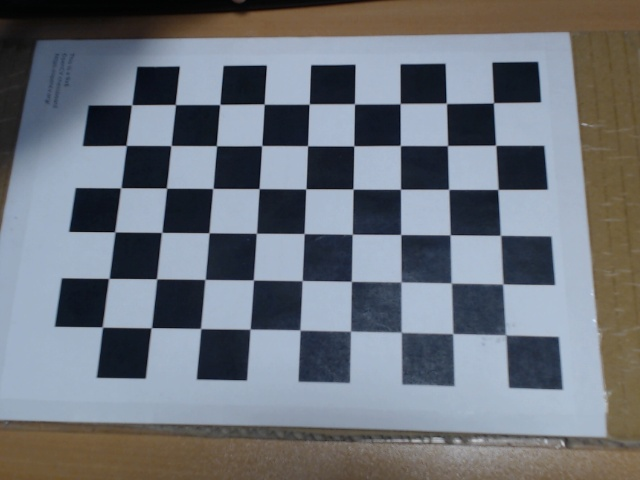
#> input picture HW3/practical_part/practical_part/completed/calibration_data/1.jpeg, 640 x 480 px, found by its file name
$ python Poisk.py
#> lines starting #> are read from the running program, lines starting #| are printed output that depends on the picture
import cv2

img = cv2.imread(r"C:\Users\Semen\Downloads\practical_part\practical_part\completed\calibration_data\1.jpeg")
#> img is the input picture: shape (480, 640, 3); mean B, G, R 123, 115.3, 109.9
gray = cv2.cvtColor(img, cv2.COLOR_BGR2GRAY)
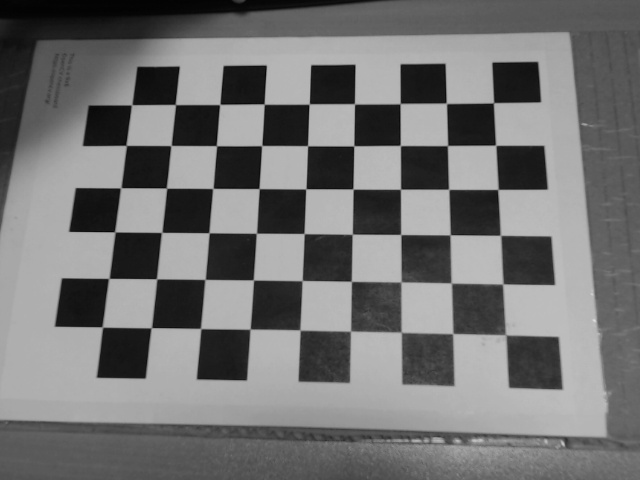
#> gray: shape (480, 640); min 2, max 224, mean 114.6

sizes_to_test = [
    (7, 5), (5, 7),
    (8, 5), (5, 8),
    (8, 6), (6, 8),
    (9, 6), (6, 9),
    (9, 5), (5, 9)
]

for size in sizes_to_test:
    found, corners = cv2.findChessboardCorners(gray, size, None)
    print(size, "->", found)
#> this loop made 10 passes
#> found on passes 1 to 10: False, False, False, False, False, False, True, True, False, False
#| (7, 5) -> False
#| (5, 7) -> False
#| (8, 5) -> False
#| (5, 8) -> False
#| (8, 6) -> False
#| (6, 8) -> False
#| (9, 6) -> True
#| (6, 9) -> True
#> (further printed lines are left out)

$ run again, with HW3/practical_part/practical_part/completed/calibration_data/10.jpeg copied over HW3/practical_part/practical_part/completed/calibration_data/1.jpeg
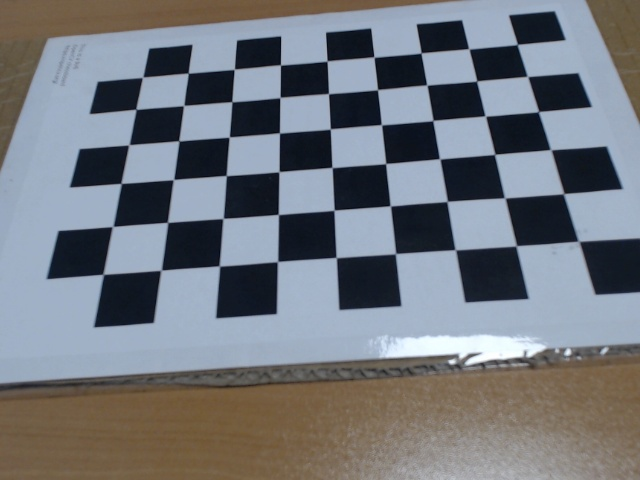
#> input picture HW3/practical_part/practical_part/completed/calibration_data/10.jpeg, 640 x 480 px, found by its file name
#> img is the input picture: shape (480, 640, 3); mean B, G, R 124.4, 118.1, 114
#> `gray = cv2.cvtColor(img, cv2.COLOR_BGR2GRAY)`:
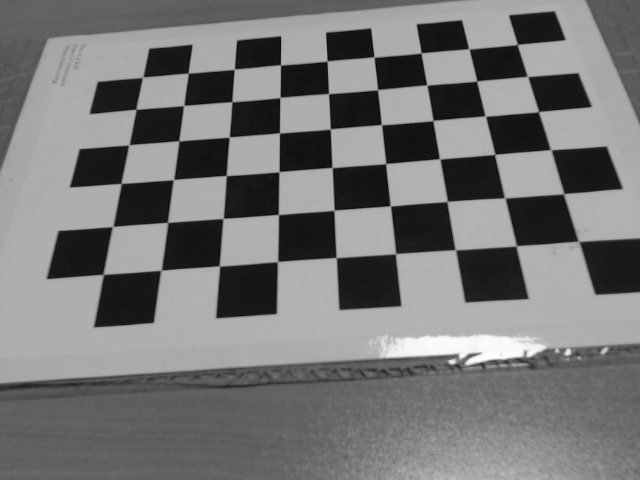
#> gray: shape (480, 640); min 7, max 255, mean 117.6
#> the loop `for size in sizes_to_test:` made 10 passes
#> found on passes 1 to 8: False, False, False, False, False, False, True, True
#> (printed output is left out)

$ run again, with HW3/practical_part/practical_part/completed/calibration_data/11.jpeg copied over HW3/practical_part/practical_part/completed/calibration_data/1.jpeg
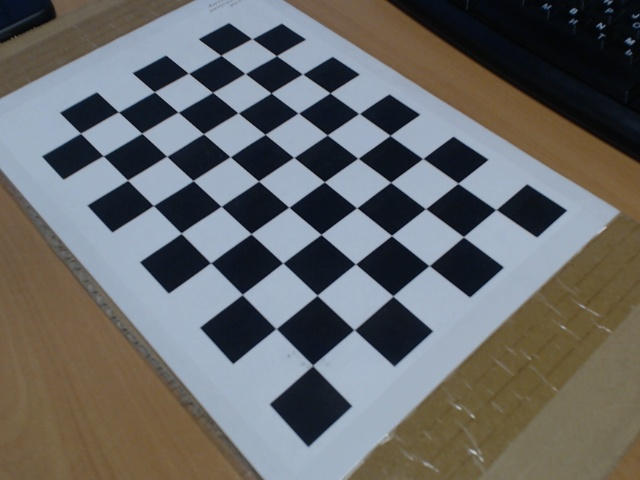
#> input picture HW3/practical_part/practical_part/completed/calibration_data/11.jpeg, 640 x 480 px, found by its file name
#> img is the input picture: shape (480, 640, 3); mean B, G, R 104, 104.1, 103.1
#> `gray = cv2.cvtColor(img, cv2.COLOR_BGR2GRAY)`:
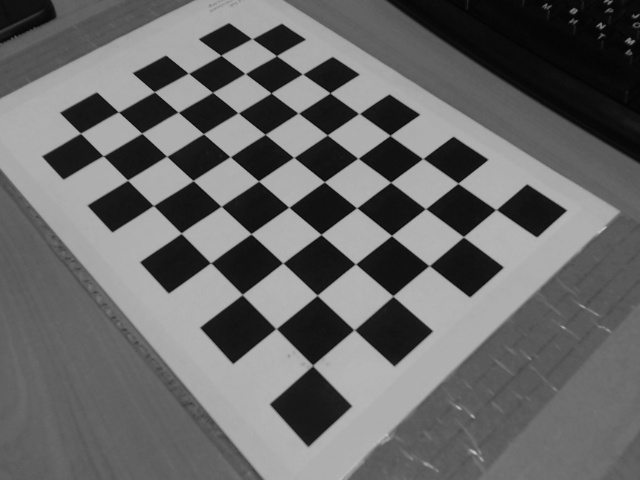
#> gray: shape (480, 640); min 0, max 199, mean 103.9
#> the loop `for size in sizes_to_test:` made 10 passes
#> found on passes 1 to 8: False, False, False, False, False, False, True, True
#> (printed output is left out)

$ run again, with HW3/practical_part/practical_part/completed/calibration_data/12.jpeg copied over HW3/practical_part/practical_part/completed/calibration_data/1.jpeg
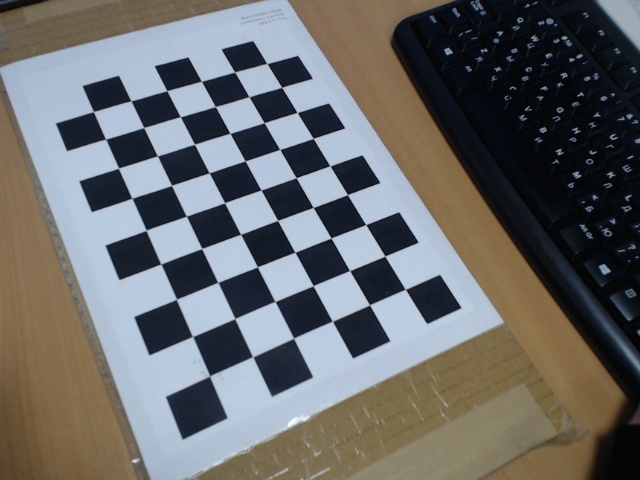
#> input picture HW3/practical_part/practical_part/completed/calibration_data/12.jpeg, 640 x 480 px, found by its file name
#> img is the input picture: shape (480, 640, 3); mean B, G, R 105, 105.3, 105
#> `gray = cv2.cvtColor(img, cv2.COLOR_BGR2GRAY)`:
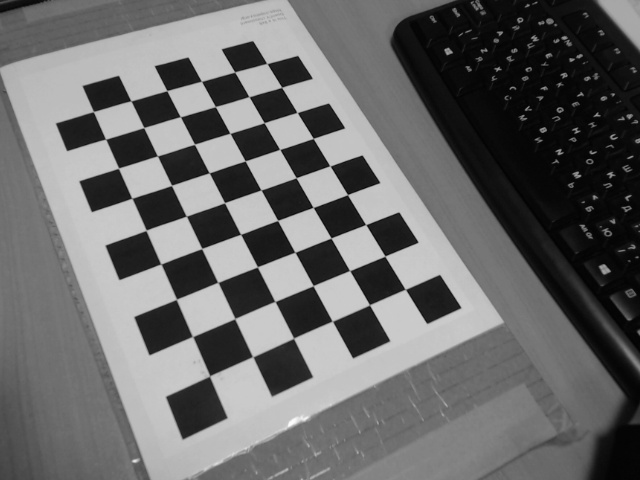
#> gray: shape (480, 640); min 0, max 253, mean 105.2
#> the loop `for size in sizes_to_test:` made 10 passes
#> found on passes 1 to 8: False, False, False, False, False, False, True, True
#> (printed output is left out)
